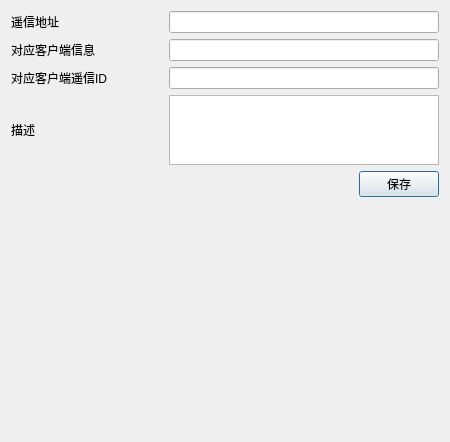
<?xml version="1.0" encoding="UTF-8"?>
<ui version="4.0">
 <class>Server_Telesigna_Info_Form</class>
 <widget class="QDialog" name="Server_Telesigna_Info_Form">
  <property name="geometry">
   <rect>
    <x>0</x>
    <y>0</y>
    <width>450</width>
    <height>442</height>
   </rect>
  </property>
  <property name="minimumSize">
   <size>
    <width>450</width>
    <height>442</height>
   </size>
  </property>
  <property name="maximumSize">
   <size>
    <width>450</width>
    <height>16777215</height>
   </size>
  </property>
  <property name="windowTitle">
   <string>Dialog</string>
  </property>
  <layout class="QGridLayout" name="gridLayout">
   <item row="0" column="0">
    <layout class="QHBoxLayout" name="horizontalLayout_5">
     <item>
      <widget class="QLabel" name="lab_addr">
       <property name="text">
        <string>遥信地址</string>
       </property>
      </widget>
     </item>
     <item>
      <spacer name="horizontalSpacer_2">
       <property name="orientation">
        <enum>Qt::Horizontal</enum>
       </property>
       <property name="sizeHint" stdset="0">
        <size>
         <width>40</width>
         <height>20</height>
        </size>
       </property>
      </spacer>
     </item>
     <item>
      <widget class="QLineEdit" name="lineEdit_addr">
       <property name="minimumSize">
        <size>
         <width>270</width>
         <height>0</height>
        </size>
       </property>
       <property name="maximumSize">
        <size>
         <width>270</width>
         <height>16777215</height>
        </size>
       </property>
      </widget>
     </item>
    </layout>
   </item>
   <item row="1" column="0">
    <layout class="QHBoxLayout" name="horizontalLayout_4">
     <item>
      <widget class="QLabel" name="lab_clientID">
       <property name="text">
        <string>对应客户端信息</string>
       </property>
      </widget>
     </item>
     <item>
      <spacer name="horizontalSpacer_3">
       <property name="orientation">
        <enum>Qt::Horizontal</enum>
       </property>
       <property name="sizeHint" stdset="0">
        <size>
         <width>40</width>
         <height>20</height>
        </size>
       </property>
      </spacer>
     </item>
     <item>
      <widget class="CustomLineEdit" name="lineEdit_clientID">
       <property name="minimumSize">
        <size>
         <width>270</width>
         <height>0</height>
        </size>
       </property>
       <property name="maximumSize">
        <size>
         <width>270</width>
         <height>16777215</height>
        </size>
       </property>
      </widget>
     </item>
    </layout>
   </item>
   <item row="2" column="0">
    <layout class="QHBoxLayout" name="horizontalLayout_3">
     <item>
      <widget class="QLabel" name="lab_clientTA">
       <property name="maximumSize">
        <size>
         <width>270</width>
         <height>16777215</height>
        </size>
       </property>
       <property name="text">
        <string>对应客户端遥信ID</string>
       </property>
      </widget>
     </item>
     <item>
      <spacer name="horizontalSpacer_4">
       <property name="orientation">
        <enum>Qt::Horizontal</enum>
       </property>
       <property name="sizeHint" stdset="0">
        <size>
         <width>40</width>
         <height>20</height>
        </size>
       </property>
      </spacer>
     </item>
     <item>
      <widget class="CustomLineEdit" name="lineEdit_clientTA">
       <property name="minimumSize">
        <size>
         <width>270</width>
         <height>0</height>
        </size>
       </property>
       <property name="maximumSize">
        <size>
         <width>270</width>
         <height>16777215</height>
        </size>
       </property>
      </widget>
     </item>
    </layout>
   </item>
   <item row="3" column="0">
    <layout class="QHBoxLayout" name="horizontalLayout">
     <item>
      <widget class="QLabel" name="lab_describe">
       <property name="text">
        <string>描述</string>
       </property>
      </widget>
     </item>
     <item>
      <spacer name="horizontalSpacer_5">
       <property name="orientation">
        <enum>Qt::Horizontal</enum>
       </property>
       <property name="sizeHint" stdset="0">
        <size>
         <width>40</width>
         <height>20</height>
        </size>
       </property>
      </spacer>
     </item>
     <item>
      <widget class="MyTextEdit" name="textEdit_server_des">
       <property name="minimumSize">
        <size>
         <width>270</width>
         <height>0</height>
        </size>
       </property>
       <property name="maximumSize">
        <size>
         <width>270</width>
         <height>70</height>
        </size>
       </property>
      </widget>
     </item>
    </layout>
   </item>
   <item row="4" column="0">
    <layout class="QHBoxLayout" name="horizontalLayout_2">
     <item>
      <spacer name="horizontalSpacer">
       <property name="orientation">
        <enum>Qt::Horizontal</enum>
       </property>
       <property name="sizeHint" stdset="0">
        <size>
         <width>40</width>
         <height>20</height>
        </size>
       </property>
      </spacer>
     </item>
     <item>
      <widget class="QPushButton" name="btn_Save">
       <property name="text">
        <string>保存</string>
       </property>
      </widget>
     </item>
    </layout>
   </item>
   <item row="5" column="0">
    <spacer name="verticalSpacer">
     <property name="orientation">
      <enum>Qt::Vertical</enum>
     </property>
     <property name="sizeHint" stdset="0">
      <size>
       <width>20</width>
       <height>40</height>
      </size>
     </property>
    </spacer>
   </item>
  </layout>
 </widget>
 <customwidgets>
  <customwidget>
   <class>MyTextEdit</class>
   <extends>QTextEdit</extends>
   <header location="global">MyTextEdit.h</header>
  </customwidget>
  <customwidget>
   <class>CustomLineEdit</class>
   <extends>QLineEdit</extends>
   <header location="global">CustomLineEdit.h</header>
  </customwidget>
 </customwidgets>
 <resources/>
 <connections/>
</ui>
